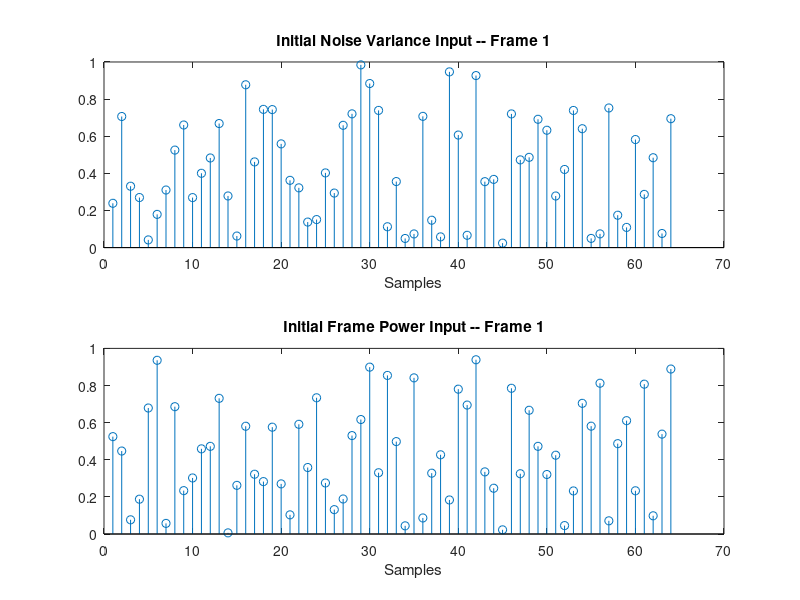

MATLAB code for this plot:
% PostSNR Simulink Model Initialization Fcn
%
%
% This function is called to declare variables and their required memory
% allocation for the Simulink Posteriori SNR Verification Model.

% Copyright 2019 Audio Logic
%
% THE SOFTWARE IS PROVIDED "AS IS", WITHOUT WARRANTY OF ANY KIND, EXPRESS OR IMPLIED,
% INCLUDING BUT NOT LIMITED TO THE WARRANTIES OF MERCHANTABILITY, FITNESS FOR A PARTICULAR
% PURPOSE AND NONINFRINGEMENT. IN NO EVENT SHALL THE AUTHORS OR COPYRIGHT HOLDERS BE LIABLE
% FOR ANY CLAIM, DAMAGES OR OTHER LIABILITY, WHETHER IN AN ACTION OF CONTRACT, TORT OR OTHERWISE,
% ARISING FROM, OUT OF OR IN CONNECTION WITH THE SOFTWARE OR THE USE OR OTHER DEALINGS IN THE SOFTWARE.
%
% Justin P Williams
% Audio Logic
% 985 Technology Blvd
% Bozeman, MT 59718
% openspeech@flatearthinc.com

% Variable Declaration
FFT_size = 64;
nSamp = 6;
Fs = 48000;
Ts = 1/Fs;

t = 0 : Ts : (nSamp - 1)*Ts;
t = t';

noiseVariance = rand([6, FFT_size]);
framePower    = rand([6, FFT_size]);
noiseVarianceSim = [t, noiseVariance];
framePowerSim    = [t, framePower];
postSNRa = min(framePower./noiseVariance,40);

figure(1);
subplot(211);
stem(noiseVariance(1,:)); xlabel('Samples'); title('Initial Noise Variance Input -- Frame 1');
subplot(212);
stem(framePower(1,:));    xlabel('Samples'); title('Initial Frame Power Input -- Frame 1');
print('postSNR_Inputs', '-djpeg');
% THERE IS NO BLOCK DELAY FOR POSTSNR REEE







